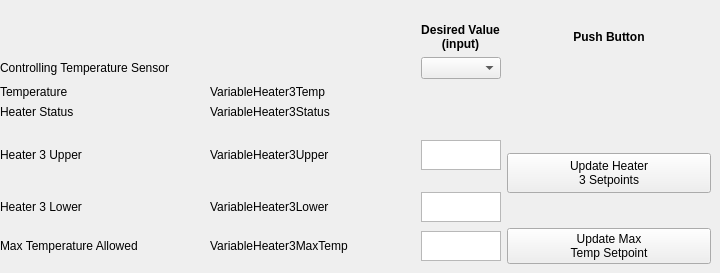
    <widget class="QWidget" name="TabHeater3">
     <attribute name="title">
      <string>Heater 3</string>
     </attribute>
     <widget class="QWidget" name="gridLayoutWidget_4">
      <property name="geometry">
       <rect>
        <x>0</x>
        <y>23</y>
        <width>711</width>
        <height>241</height>
       </rect>
      </property>
      <layout class="QGridLayout" name="gridLayout_4">
       <item row="7" column="1">
        <widget class="QLabel" name="VariableHeater3MaxTemp">
         <property name="maximumSize">
          <size>
           <width>500</width>
           <height>80</height>
          </size>
         </property>
         <property name="text">
          <string>VariableHeater3MaxTemp</string>
         </property>
        </widget>
       </item>
       <item row="2" column="0">
        <widget class="QLabel" name="LabelHeater3Temp">
         <property name="maximumSize">
          <size>
           <width>500</width>
           <height>80</height>
          </size>
         </property>
         <property name="text">
          <string>Temperature</string>
         </property>
        </widget>
       </item>
       <item row="6" column="0">
        <widget class="QLabel" name="LabelHeater3Lower">
         <property name="maximumSize">
          <size>
           <width>500</width>
           <height>40</height>
          </size>
         </property>
         <property name="text">
          <string>Heater 3 Lower</string>
         </property>
        </widget>
       </item>
       <item row="3" column="1">
        <widget class="QLabel" name="VariableHeater3Status">
         <property name="maximumSize">
          <size>
           <width>500</width>
           <height>80</height>
          </size>
         </property>
         <property name="text">
          <string>VariableHeater3Status</string>
         </property>
        </widget>
       </item>
       <item row="0" column="3">
        <widget class="QLabel" name="HeaderDesiredValue_6">
         <property name="font">
          <font>
           <weight>75</weight>
           <bold>true</bold>
          </font>
         </property>
         <property name="text">
          <string>Push Button</string>
         </property>
         <property name="alignment">
          <set>Qt::AlignCenter</set>
         </property>
        </widget>
       </item>
       <item row="7" column="2" alignment="Qt::AlignHCenter|Qt::AlignVCenter">
        <widget class="QTextEdit" name="InputHeater3MaxTemp">
         <property name="maximumSize">
          <size>
           <width>80</width>
           <height>30</height>
          </size>
         </property>
        </widget>
       </item>
       <item row="7" column="0">
        <widget class="QLabel" name="LabelHeater3MaxTemp">
         <property name="maximumSize">
          <size>
           <width>500</width>
           <height>80</height>
          </size>
         </property>
         <property name="text">
          <string>Max Temperature Allowed</string>
         </property>
        </widget>
       </item>
       <item row="2" column="1">
        <widget class="QLabel" name="VariableHeater3Temp">
         <property name="maximumSize">
          <size>
           <width>500</width>
           <height>80</height>
          </size>
         </property>
         <property name="text">
          <string>VariableHeater3Temp</string>
         </property>
        </widget>
       </item>
       <item row="6" column="1">
        <widget class="QLabel" name="VariableHeater3Lower">
         <property name="maximumSize">
          <size>
           <width>500</width>
           <height>40</height>
          </size>
         </property>
         <property name="text">
          <string>VariableHeater3Lower</string>
         </property>
        </widget>
       </item>
       <item row="7" column="3">
        <widget class="QPushButton" name="ButtonUpdateHeater3MaxTemp">
         <property name="maximumSize">
          <size>
           <width>500</width>
           <height>40</height>
          </size>
         </property>
         <property name="text">
          <string>Update Max 
Temp Setpoint</string>
         </property>
        </widget>
       </item>
       <item row="3" column="0">
        <widget class="QLabel" name="LabelHeater3Status">
         <property name="maximumSize">
          <size>
           <width>500</width>
           <height>80</height>
          </size>
         </property>
         <property name="text">
          <string>Heater Status</string>
         </property>
        </widget>
       </item>
       <item row="0" column="2" alignment="Qt::AlignHCenter">
        <widget class="QLabel" name="HeaderDesiredValue_5">
         <property name="font">
          <font>
           <weight>75</weight>
           <bold>true</bold>
          </font>
         </property>
         <property name="text">
          <string>Desired Value 
(input)</string>
         </property>
         <property name="alignment">
          <set>Qt::AlignCenter</set>
         </property>
        </widget>
       </item>
       <item row="6" column="2" alignment="Qt::AlignHCenter">
        <widget class="QTextEdit" name="InputHeater3Lower">
         <property name="maximumSize">
          <size>
           <width>80</width>
           <height>30</height>
          </size>
         </property>
        </widget>
       </item>
       <item row="4" column="3" rowspan="3">
        <widget class="QPushButton" name="ButtonUpdateHeater3Setpoints">
         <property name="sizePolicy">
          <sizepolicy hsizetype="Minimum" vsizetype="Expanding">
           <horstretch>0</horstretch>
           <verstretch>2</verstretch>
          </sizepolicy>
         </property>
         <property name="maximumSize">
          <size>
           <width>500</width>
           <height>40</height>
          </size>
         </property>
         <property name="text">
          <string>Update Heater 
3 Setpoints</string>
         </property>
        </widget>
       </item>
       <item row="1" column="0" colspan="2">
        <widget class="QLabel" name="LabelHeater3TSensor">
         <property name="text">
          <string>Controlling Temperature Sensor</string>
         </property>
        </widget>
       </item>
       <item row="1" column="2">
        <widget class="QComboBox" name="CBHeater3TSensor"/>
       </item>
       <item row="4" column="0" rowspan="2">
        <widget class="QLabel" name="LabelHeater3Upper">
         <property name="maximumSize">
          <size>
           <width>500</width>
           <height>40</height>
          </size>
         </property>
         <property name="text">
          <string>Heater 3 Upper</string>
         </property>
        </widget>
       </item>
       <item row="4" column="1" rowspan="2">
        <widget class="QLabel" name="VariableHeater3Upper">
         <property name="maximumSize">
          <size>
           <width>500</width>
           <height>40</height>
          </size>
         </property>
         <property name="text">
          <string>VariableHeater3Upper</string>
         </property>
        </widget>
       </item>
       <item row="4" column="2" rowspan="2">
        <widget class="QTextEdit" name="InputHeater3Upper">
         <property name="sizePolicy">
          <sizepolicy hsizetype="Expanding" vsizetype="Ignored">
           <horstretch>0</horstretch>
           <verstretch>0</verstretch>
          </sizepolicy>
         </property>
         <property name="maximumSize">
          <size>
           <width>80</width>
           <height>30</height>
          </size>
         </property>
        </widget>
       </item>
      </layout>
     </widget>
    </widget>
